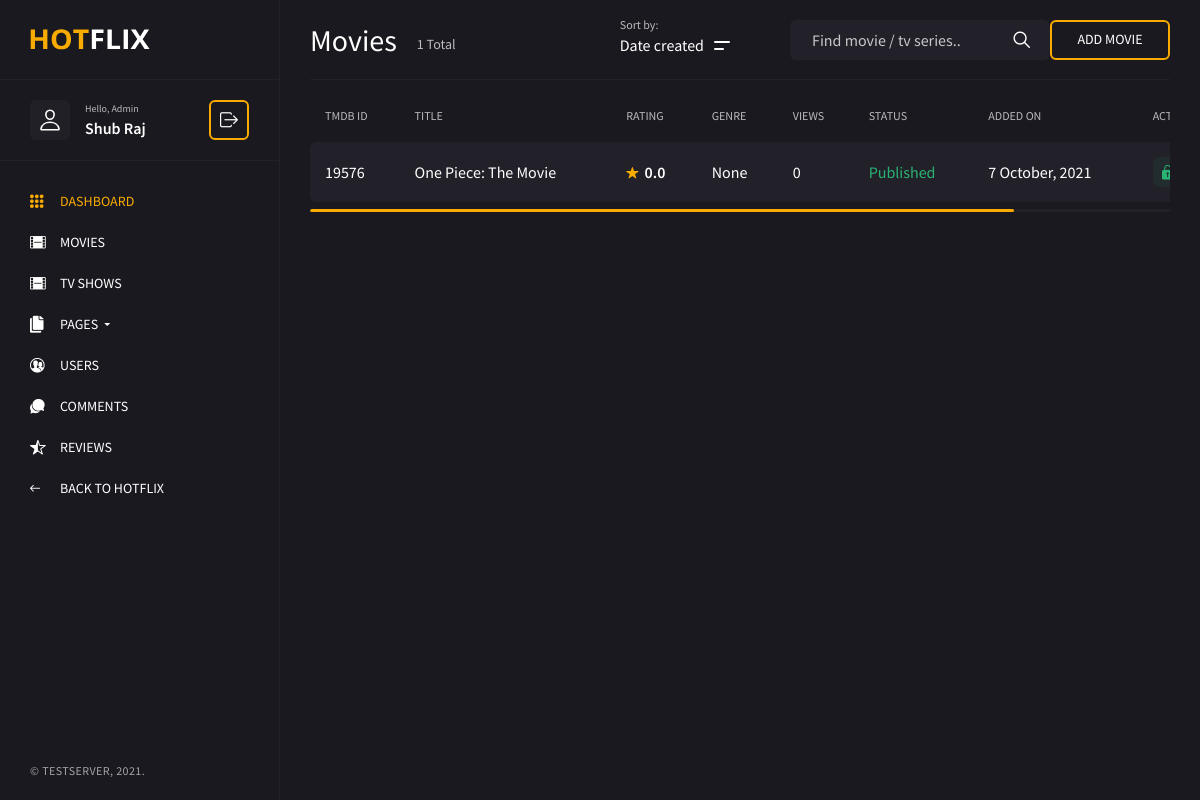
Page /dashboard/movies/ (signed in) on the committed database.
### webapp/models/config.py (models this page shows, shortened)
class CustomUser(AbstractUser):
    email = models.EmailField(unique=True)
    country = models.CharField(max_length=30,null=True,blank=True,editable=False)
    class Meta:
        ordering = ("-date_joined",)

### webapp/models/movie.py (models this page shows)
class Movie(AbsShow):
    trailer = models.URLField(null=True,blank=True)
    runtime = models.IntegerField(null=True,blank=True)
    class Meta:
        db_table = "movie"

### adminDashboard/views.py (the view, shortened to what this page needs)
# urls.py: path("movies/",views.MoviesView.as_view(),name="movies"),
class MoviesView(DashboardBaseView,ListView):
    template_name = "adminDashboard/movies.html"
    paginate_by = 1
    model = Movie
    context_object_name = "movies"

### adminDashboard/views.py (called while the page is built)
    def test_func(self):
        return self.request.user.is_superuser

### adminDashboard/templates/adminDashboard/movies.html (shortened to what this page needs)
{% extends 'adminDashboard/_base.html' %}
{% block content %}
<div class="row">
	<div class="col-12">
		<div class="main__title">
			<h2>Movies</h2>
			<span class="main__title-stat">{{movies.count}} Total</span>
			<div class="main__title-wrap">
				<div class="filter" id="filter__sort">
					<span class="filter__item-label">Sort by:</span>
					<div class="filter__item-btn dropdown-toggle" role="navigation" id="filter-sort"
						data-toggle="dropdown" aria-haspopup="true" aria-expanded="false">
						<input type="button" value="Date created">
						<span></span>
					</div>
				</div>
				<form action="#" class="main__title-form">
					<input type="text" placeholder="Find movie / tv series..">
					<button type="button">
						<i class="icon ion-ios-search"></i>
					</button>
				</form>
				<a href="{% url 'app_adminDashboard:add' %}" class="main__title-link">add movie</a>
			</div>
		</div>
	</div>
	<div class="col-12">
		<div class="main__table-wrap">
			<table class="main__table">
				<thead>
					<tr>
						<th>TMDB ID</th>
						<th>TITLE</th>
						<th>RATING</th>
						<th>GENRE</th>
						<th>VIEWS</th>
						<th>STATUS</th>
						<th>ADDED ON</th>
						<th>ACTIONS</th>
					</tr>
				</thead>
				<tbody>
					{% for movie in page_obj %}
					<tr>
						<td>
							<div class="main__table-text">{{movie.themoviedb_id}}</div>
						</td>
						<td>
							<div class="main__table-text"><a href="#">{{movie.title}}</a></div>
						</td>
						<td>
							<div class="main__table-text main__table-text--rate"><i class="icon ion-ios-star"></i>
								{{movie.vote_average}}
							</div>
						</td>
						<td>
							<div class="main__table-text">
								{% if movie.genre.all %}
									{% for genre in movie.genre.all %}
										{{genre.name}}
									{% endfor %}
								{% else %}
									None
								{% endif %}
							</div>
						</td>
						<td>
							<div class="main__table-text">{{movie.views}}</div>
						</td>
						<td>
							{% if movie.published %}
							<div class="main__table-text main__table-text--green">Published</div>
							{% else %}
							<div class="main__table-text main__table-text--red">Draft</div>
							{% endif %}
						</td>
						<td>
							<div class="main__table-text">{{movie.added_on|date:"j F, Y"}}</div>
						</td>
						<td>
							<div class="main__table-btns">
								{% if movie.published %}
									<a href="#modal-status" class="main__table-btn main__table-btn--banned open-modal">
										<i class="icon ion-ios-lock"></i>
									</a>
								{% else %}
									<a href="#modal-status" class="main__table-btn main__table-btn--delete open-modal">
										<i class="icon ion-ios-lock"></i>
									</a>
								{% endif %}
							</div>
						</td>
					</tr>
					{% endfor %}
				</tbody>
			</table>
		</div>
	</div>
</div>
{% endblock content %}

### adminDashboard/templates/adminDashboard/_base.html (shortened to what this page needs)
<!DOCTYPE html>
{% load static %}
<html lang="en">
<head>
    <link rel="stylesheet" href="{% static 'adminDashboard/css/bootstrap-reboot.min.css' %}">
    <link rel="stylesheet" href="{% static 'adminDashboard/css/bootstrap-grid.min.css' %}">
    <link rel="stylesheet" href="{% static 'adminDashboard/css/magnific-popup.css' %}">
    <link rel="stylesheet" href="{% static 'adminDashboard/css/jquery.mCustomScrollbar.min.css' %}">
    <link rel="stylesheet" href="{% static 'adminDashboard/css/select2.min.css' %}">
    <link rel="stylesheet" href="{% static 'adminDashboard/css/ionicons.min.css' %}">
    <link rel="stylesheet" href="{% static 'adminDashboard/css/admin.css' %}">
</head>
<body>
    <div class="sidebar">
        <a href="index.html" class="sidebar__logo">
            <img src="{% static 'adminDashboard/img/logo.svg' %}" alt="">
        </a>
        <div class="sidebar__user">
            <div class="sidebar__user-img">
                <img src="{% static 'adminDashboard/img/user.svg' %}" alt="{{request.user.username}}">
            </div>
            <div class="sidebar__user-title">
                <span>{% if request.user.is_superuser %} Hello, Admin {% endif %}</span>
                <p>{{request.user.get_full_name}}</p>
            </div>
            <button class="sidebar__user-btn" type="button" onclick="window.location.href='/logout'">
                <i class="icon ion-ios-log-out"></i>
            </button>
        </div>
        <div class="sidebar__nav-wrap">
            <ul class="sidebar__nav">
                <li class="sidebar__nav-item">
                    <a href="{% url 'app_adminDashboard:home' %}" class="sidebar__nav-link sidebar__nav-link--active"><i
                            class="icon ion-ios-keypad"></i> <span>Dashboard</span></a>
                </li>
                <li class="sidebar__nav-item">
                    <a href="{% url 'app_adminDashboard:movies' %}" class="sidebar__nav-link"><i
                            class="icon ion-ios-film"></i>
                        <span>Movies</span></a>
                </li>
                <li class="sidebar__nav-item">
                    <a href="{% url 'app_adminDashboard:movies' %}" class="sidebar__nav-link"><i
                            class="icon ion-ios-film"></i>
                        <span>TV Shows</span></a>
                </li>
                <li class="sidebar__nav-item">
                    <a class="sidebar__nav-link" data-toggle="collapse" href="#collapseMenu" role="button"
                        aria-expanded="false" aria-controls="collapseMenu"><i class="icon ion-ios-copy"></i>
                        <span>Pages</span> <i class="icon ion-md-arrow-dropdown"></i></a>
                </li>
                <li class="sidebar__nav-item">
                    <a href="users.html" class="sidebar__nav-link"><i class="icon ion-ios-contacts"></i>
                        <span>Users</span></a>
                </li>
                <li class="sidebar__nav-item">
                    <a href="comments.html" class="sidebar__nav-link"><i class="icon ion-ios-chatbubbles"></i>
                        <span>Comments</span></a>
                </li>
                <li class="sidebar__nav-item">
                    <a href="reviews.html" class="sidebar__nav-link"><i class="icon ion-ios-star-half"></i>
                        <span>Reviews</span></a>
                </li>
                <li class="sidebar__nav-item">
                    <a href="../main/index.html" class="sidebar__nav-link"><i class="icon ion-ios-arrow-round-back"></i>
                        <span>Back to HotFlix</span></a>
                </li>
            </ul>
        </div>
        <div class="sidebar__copyright">© {{request.get_host|upper}}, {% now 'Y' %}.</div>
    </div>
    <main class="main">
        <div class="container-fluid">
            {% block content %}
            {% endblock content %}
        </div>
    </main>
</body>
</html>

### rows in the picture
CustomUser: user.username (placeholder picture), user.get_full_name "Shub Raj"
Movie: themoviedb_id "19576", title "One Piece: The Movie", vote_average "0.0", shows "None", views "0", published "Published", added_on "7 October, 2021"

### other values in the picture
{{ request.get_host|upper }} "TESTSERVER"
{{ movies.count }} "1"
